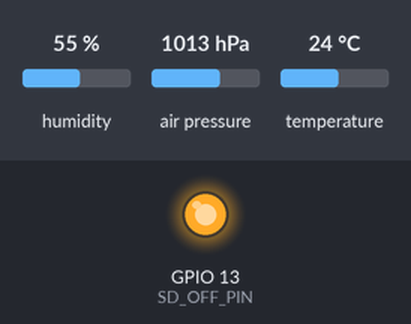
Bench run of a sketch on a simulated ESP32. Shown: output pins drawn as LEDs (lit = HIGH). The test bench sets the inputs (shaded band); at power-on: humidity 55 %, air pressure 1013 hPa, temperature 24 °C. WiFi joins after 1.5 s; servers stay silent unless stated; uploads are accepted with an empty reply; the local clock reads 2024-03-15 10:24:30 at power-on unless the sketch sets it; storage starts empty; what the sketch prints to the serial monitor is not drawn. At 1.9 s the program puts the board to deep sleep or switches it off; the recording ends there.

Above: at 0.1 s.
Timing chart, 0 to 1.9 s (numbered marks = the images above):
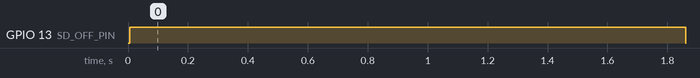

Measured:
- by itself, GPIO 13 (SD_OFF_PIN): LOW → HIGH at 0.01 s, → LOW 1.9 s later

The sketch:

06_wifi_station.ino
```cpp
/*
 * Project: Personal Autonomous Weather Station
 * Phase 03: Wi-Fi & Data Transmission
 * File: 06_wifi_station.ino
 *
 * Description:
 * This sketch builds on Phase 02 by adding Wi-Fi capabilities.
 * After reading sensors and logging to the SD card, the ESP32
 * connects to Wi-Fi and uploads the data to a local server
 * via an HTTP POST request before going back to deep sleep.
 *
 * Wiring:
 * - BME280:  3.3V -> VIN, GND -> GND, Pin 21 -> SDA, Pin 22 -> SCL
 * - DS3231:  3.3V -> VCC, GND -> GND, Pin 21 -> SDA, Pin 22 -> SCL,
 *            Pin 36 -> SQW (Requires a 10k pull-up resistor to 3.3V)
 * - SD Card: 5V   -> VCC, GND -> GND, Pin 19 -> MISO, Pin 23 -> MOSI,
 *            Pin 18 -> SCLK, Pin 5 -> CS,
 *            Pin 13 -> OFF (Requires a 10k pull-down resistor to GND)
 */

#include <Arduino.h>
#include <Adafruit_Sensor.h>
#include <Adafruit_BME280.h>
#include <SPI.h>
#include <SD.h>
#include <FS.h>
#include <RTClib.h>
#include <WiFi.h>
#include <HTTPClient.h>
#include "secrets.h"

#define SD_CS_PIN 5
#define SD_OFF_PIN 13
#define RTC_WAKEUP_PIN 36

// Offset between your computer's local time and UTC, in seconds.
// Used only to convert the compile time to UTC when setting the RTC.
// Example: Paris is UTC+1 in winter (3600) and UTC+2 in summer (7200).
#define COMPILE_TIME_UTC_OFFSET 7200

Adafruit_BME280 bme;
RTC_DS3231 rtc;

// How often should the station wake up to take a reading?
const int WAKEUP_INTERVAL_SECONDS = 30;

// Dummy server endpoint (Update with your computer's local IP address)
const char* serverName = "http://192.168.1.15:5000/upload";

void appendFile(fs::FS &fs, const char * path, const char * message) {
  File file = fs.open(path, FILE_APPEND);
  if (file) {
    file.print(message);
    file.close();
  }
}

void print_wakeup_reason(){
  esp_sleep_wakeup_cause_t wakeup_reason = esp_sleep_get_wakeup_cause();
  switch(wakeup_reason) {
    case ESP_SLEEP_WAKEUP_EXT0:
      Serial.println("Wakeup by external signal using RTC_IO (RTC Alarm)");
      break;
    case ESP_SLEEP_WAKEUP_EXT1:
      Serial.println("Wakeup by external signal using RTC_CNTL");
      break;
    case ESP_SLEEP_WAKEUP_TIMER:
      Serial.println("Wakeup caused by timer");
      break;
    case ESP_SLEEP_WAKEUP_TOUCHPAD:
      Serial.println("Wakeup caused by touchpad");
      break;
    case ESP_SLEEP_WAKEUP_ULP:
      Serial.println("Wakeup caused by ULP program");
      break;
    default:
      Serial.printf("Wakeup not caused by deep sleep: %d\n", wakeup_reason);
      break;
  }
}

void setup() {
  Serial.begin(115200);
  Serial.println("\n--- Waking up from Deep Sleep ---");
  print_wakeup_reason();

  // 1. Initialize RTC
  if (!rtc.begin()) {
    Serial.println("Couldn't find RTC");
    Serial.flush();
    esp_deep_sleep_start();
  }

  // Set the time if the coin cell died or first boot
  if (rtc.lostPower()) {
    // __DATE__ and __TIME__ are in local time: convert them to UTC.
    DateTime compileTime(F(__DATE__), F(__TIME__));
    rtc.adjust(compileTime - TimeSpan(COMPILE_TIME_UTC_OFFSET));
  }

  DateTime now = rtc.now();

  // RTC Power optimizations & alarm resets (carried over from Phase 02)
  rtc.disable32K();
  rtc.writeSqwPinMode(DS3231_OFF);
  rtc.disableAlarm(2); // Disable Alarm 2 to prevent accidental overlapping
  rtc.clearAlarm(1);
  rtc.clearAlarm(2);

  // 2. Initialize BME280 and read data
  if (bme.begin(0x76)) {
    // Forced mode: the sensor takes one measurement on demand, then goes
    // back to sleep (the library default, normal mode, measures non-stop).
    bme.setSampling(Adafruit_BME280::MODE_FORCED,
                    Adafruit_BME280::SAMPLING_X1,  // temperature
                    Adafruit_BME280::SAMPLING_X1,  // pressure
                    Adafruit_BME280::SAMPLING_X1,  // humidity
                    Adafruit_BME280::FILTER_OFF);
    bme.takeForcedMeasurement();
  } else {
    Serial.println("Could not find a valid BME280 sensor!");
  }
  float temperature = bme.readTemperature();
  float humidity = bme.readHumidity();
  float pressure = bme.readPressure() / 100.0F;

  // Format the data string using the built-in toString method
  char timestamp[] = "YYYY-MM-DDThh:mm:ss";
  now.toString(timestamp);

  char dataString[100];
  sprintf(dataString, "%s,%.2f,%.2f,%.2f\n",
          timestamp, temperature, humidity, pressure);

  Serial.print("Data: ");
  Serial.print(dataString);

  // 3. Power ON the SD Card and save data (CSV format for storage efficiency)
  pinMode(SD_OFF_PIN, OUTPUT);
  digitalWrite(SD_OFF_PIN, HIGH);
  delay(100); // Wait for the SD card to power up and stabilize

  if (SD.begin(SD_CS_PIN)) {
    // Create header if file doesn't exist
    if (!SD.exists("/weather_data.csv")) {
      File file = SD.open("/weather_data.csv", FILE_WRITE);
      if (file) {
        file.println("timestamp,temperature,humidity,pressure");
        file.close();
      }
    }
    appendFile(SD, "/weather_data.csv", dataString);
    Serial.println("Data saved to SD card.");
  } else {
    Serial.println("Failed to mount SD card.");
  }

  // Notice: We keep the SD card powered ON because we need to read it
  // during the Wi-Fi upload step!

  // 4. Upload Data via Wi-Fi
  WiFi.begin(WIFI_SSID, WIFI_PASSWORD);
  Serial.print("Connecting to WiFi...");

  // Timeout after 10 seconds to save battery if network is down
  int wifi_timeout = 0;
  while (WiFi.status() != WL_CONNECTED && wifi_timeout < 20) {
    delay(500);
    Serial.print(".");
    wifi_timeout++;
  }

  if(WiFi.status() == WL_CONNECTED) {
    Serial.println("\nConnected to WiFi network");
    HTTPClient http;
    http.begin(serverName);
    http.addHeader("Content-Type", "text/csv");

    // Open the CSV file from the SD card
    File file = SD.open("/weather_data.csv");
    if (file) {
      Serial.print("Uploading CSV file to server: ");
      Serial.println(serverName);

      // Stream the file directly to the server to save RAM
      int httpResponseCode = http.sendRequest("POST", &file, file.size());

      if (httpResponseCode > 0) {
        Serial.printf("HTTP Response code: %d\n", httpResponseCode);
      } else {
        Serial.printf("Error code: %d\n", httpResponseCode);
      }
      file.close();
    } else {
      Serial.println("Failed to open CSV file for uploading.");
    }
    http.end();
  } else {
    Serial.println("\nWiFi connection failed, skipped upload");
  }

  // Turn off Wi-Fi to save power before sleeping
  WiFi.disconnect(true);
  WiFi.mode(WIFI_OFF);

  // Power OFF the SD card module now that the upload is complete
  SD.end();
  digitalWrite(SD_OFF_PIN, LOW);

  // 5. Set the next wake-up alarm exactly on the grid
  // Read the time again: the work above took some time, and an alarm set
  // in the past would only fire the next day (it matches H:M:S).
  uint32_t currentUnix = rtc.now().unixtime();
  uint32_t remainder = currentUnix % WAKEUP_INTERVAL_SECONDS;
  uint32_t nextAlarmUnix = currentUnix - remainder + WAKEUP_INTERVAL_SECONDS;
  DateTime future(nextAlarmUnix);

  if (!rtc.setAlarm1(future, DS3231_A1_Hour)) {
      Serial.println("Error, alarm wasn't set!");
  } else {
      Serial.printf("Next reading scheduled for: %02d:%02d:%02d\n",
                    future.hour(), future.minute(), future.second());
  }

  // 6. Configure ESP32 Deep Sleep Wake-up Source
  esp_sleep_enable_ext0_wakeup((gpio_num_t)RTC_WAKEUP_PIN, 0);

  // 7. Go to Sleep
  Serial.println("Entering Deep Sleep...");
  Serial.flush();
  esp_deep_sleep_start();
}

void loop() {
  // We never reach the loop() because esp_deep_sleep_start() halts execution!
}
```

secrets.example.h
```cpp
#ifndef SECRETS_H
#define SECRETS_H

// IMPORTANT: Do NOT commit your actual credentials to GitHub!
// 1. Rename this file to 'secrets.h' (which is ignored by Git)
// 2. Replace the placeholders below with your actual Wi-Fi credentials

const char* WIFI_SSID = "YOUR_WIFI_SSID";
const char* WIFI_PASSWORD = "YOUR_WIFI_PASSWORD";

#endif
```
